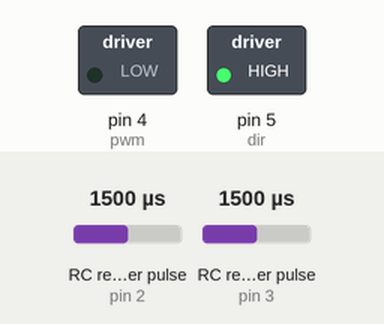
The sketch below on a simulated Arduino Mega 2560, built with avr-gcc and run on an emulated ATmega2560. Parts: switched loads named in the sketch (green lamp = pin HIGH). Wiring (inferred from the names in the program): 2 × RC receiver channel: data pin 2 / data pin 3. Inputs (shaded band) come from the test bench; at power-on: RC receiver pulse (sensors on pin 2, pin 3) 1500 µs. What the sketch prints to the serial monitor is not drawn.

Above: at 0.1 s.
At 5.1 s:
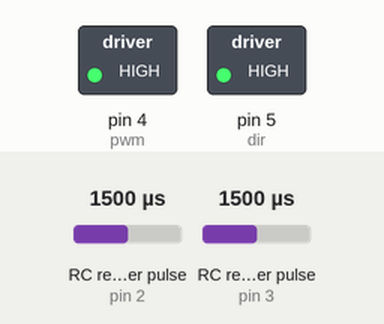
Timing chart, 0 to 11.5 s (numbered marks = the images above):
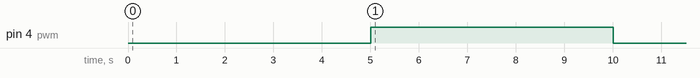

The sketch:

motor_model_daq.ino
```cpp
#define chanA 2
#define chanAInt 0
#define chanB 3
#define chanBInt 1
#define pwm 4
#define dir 5
#define pan A1

//const int CPR=64;
int comm=0;
volatile long int count=0;
volatile long int countA=0;
volatile long int countB=0;
volatile unsigned long int lastMilli=0;
volatile unsigned long int milli=0;
volatile bool chA,chB,chAP,chBP;
volatile int dr=1;
volatile int updateTime=20;
volatile float rpm=0.0;
volatile float panRead=0.0;

void setup(){
  noInterrupts();
  pinMode(pwm,OUTPUT);
  pinMode(dir,OUTPUT);
  pinMode(chanA,INPUT);
  digitalWrite(chanA,LOW);
  pinMode(chanB,INPUT);
  digitalWrite(chanB,LOW);
  pinMode(pan,INPUT);
  Serial.begin(9600);
  digitalWrite(dir,HIGH);
  // Attach interrupt on encoder channels
  attachInterrupt(0,pulseCountA,CHANGE);
  attachInterrupt(1,pulseCountB,CHANGE);

  // Attached timer interrupt to calculate RPM
  TCCR1A=0;// RESET REGISTER
  TCCR1B=0;
  TCNT1=0;

  OCR1A=250*updateTime;//12500;// COMPARE MATCH REGISTER SET FOR MEGA RUNNING AT 16MHZ WITH PRESCALER 64 COUNTING FOR 20HZ
  TCCR1B |= (1 << CS11);// SET PRESCALER TO 64
  TCCR1B |= (1 << CS10);// SET PRESCALER TO 64
  TCCR1B |= (1 << WGM12);// CTC MODE
  TIMSK1 |= (1 << OCIE1A);// ENABLE TIMER 1 COMPARE A INTERRUPT

  interrupts();
}

void pulseCountA(){
  chA=digitalRead(chanA);
  chB=digitalRead(chanB);
  if(chA==chB) count++;// Read and compare digital port 2 and 3
  else count--;
}

void pulseCountB(){
  chA=digitalRead(chanA);
  chB=digitalRead(chanB);
  if(chB!=chA) count++;// Read and compare digital port 2 and 3
  else count--;
}

ISR(TIMER1_COMPA_vect){ // TIMER 1 COMPARE A ISR
  rpm=float(0.7325*count);//float((60000*count)/(CPR*updateTime));//(count/64)/(0.4/60) for both channels?32 CPR per channel
  count=0;
  milli=millis();
}

void loop(){
//  if(Serial.available() > 0)comm=Serial.parseInt();
//  analogWrite(pwm,0);
//  while(comm==1){
    if (milli<5000){
      analogWrite(pwm,0);
    }else if (milli>=5000 && milli<10000){
      analogWrite(pwm,255);
    }else analogWrite(pwm,0);

    Serial.print(milli);Serial.print(",");Serial.println(rpm);
    delay(20);
//    if(Serial.available() > 0)comm=Serial.parseInt();
//  }
}
```

Measured:
- by itself, pin 4 (pwm): LOW → HIGH at 5.0 s, → LOW 5.0 s later
